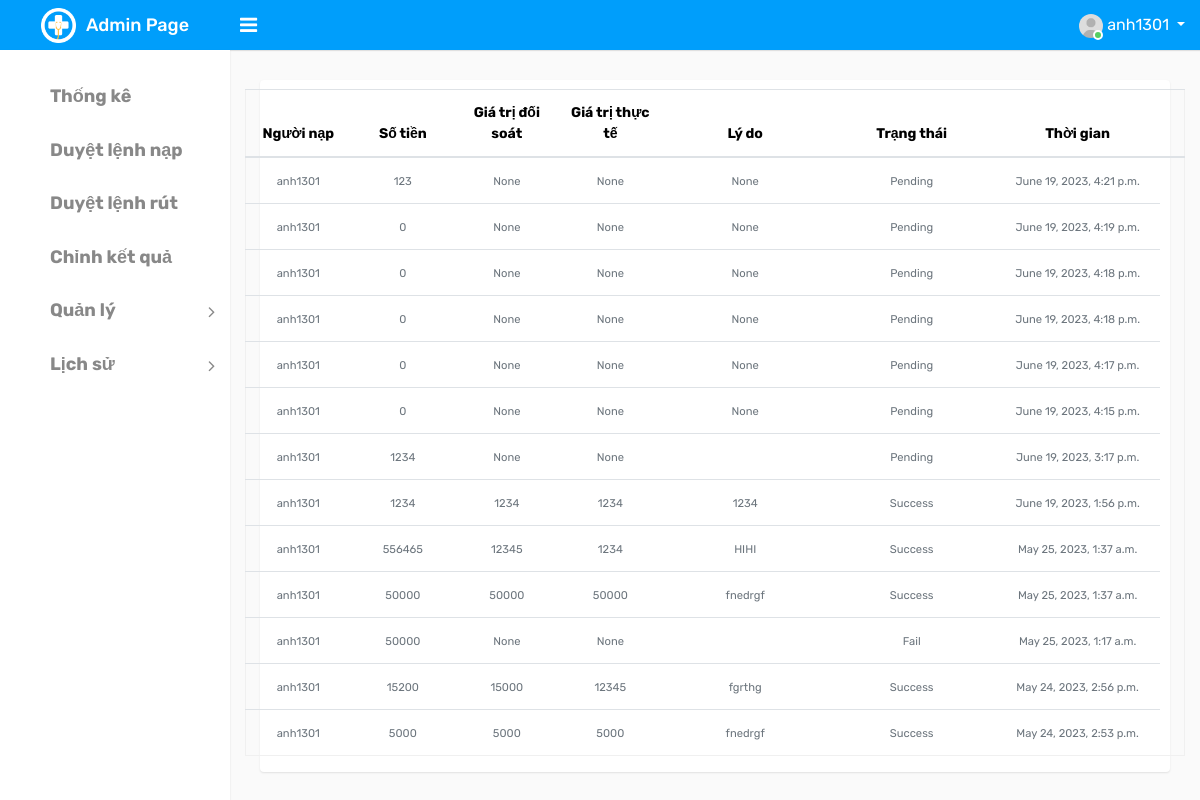
Page /history_input_for_admin/ (signed in) on the earlier database version.
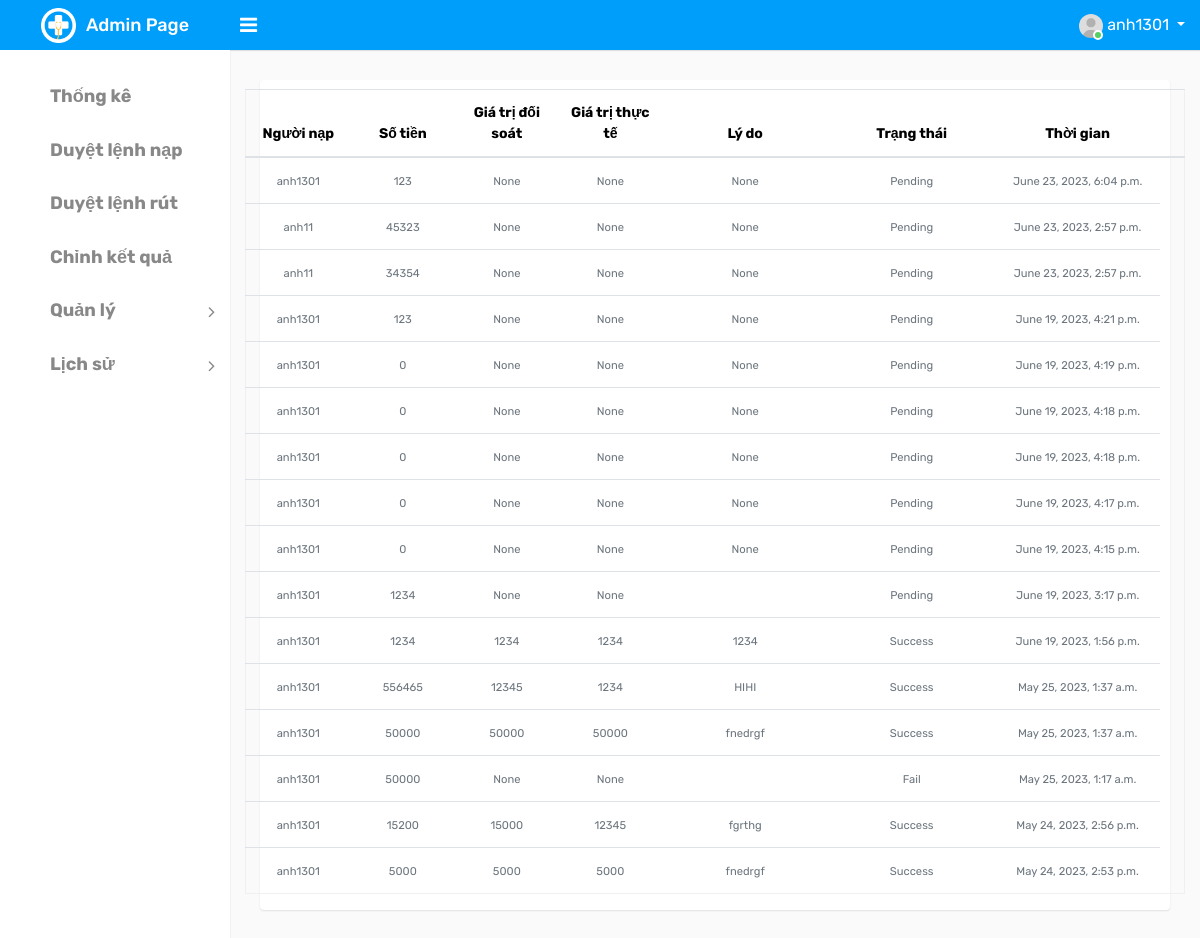
Same page on the later database version.
### ModuleApp/models.py (models this page shows, shortened)
class User(AbstractUser):
    id = models.UUIDField(primary_key=True, default=uuid.uuid4, editable=False)
    code = models.IntegerField(null=True)
    wallet = models.IntegerField(default=0)
    wallet_password = models.CharField(max_length=6, null=True, default=None)
    type_choice = ((0, 'Normal'), (1, 'Admin'), (2, 'Staff'), (3, 'Guest'))
    type = models.IntegerField(choices=type_choice, default=0)
    referrer = models.IntegerField(null=True)
    create_at = models.DateTimeField(auto_now_add=True)
    update_at = models.DateTimeField(auto_now=True)

class InputMoney(models.Model):
    id = models.UUIDField(primary_key=True, default=uuid.uuid4, editable=False)
    create_at = models.DateTimeField(auto_now_add=True)
    value = models.IntegerField(null=False)
    value_control = models.IntegerField(null=True)
    value_real = models.IntegerField(null=True)
    detail = models.CharField(max_length=255, null=True)
    status_choice = (('Pending', 'Pending'), ('Success', 'Success'), ('Fail', 'Fail'))
    status = models.CharField(choices=status_choice, default='Pending', max_length=20)
    user = models.ForeignKey(
        User, on_delete=models.CASCADE, related_name='input_money'
    )

### ModuleApp/views.py (the view)
# urls.py: path('history_input_for_admin/', history_input_for_admin, name='history_input_for_admin'),
@login_required
def history_input_for_admin(request):
    data=InputMoney.objects.all().order_by('-create_at')
    context={'data': data}
    return render(request, 'home/historyinputforadmin.html', context)

### templates/home/historyinputforadmin.html
{% extends 'index/index.html' %}
{% block content %}
<div class="d-flex flex" id="content-body">
    <div class="d-flex flex-column flex card">
        <div class="padding">
            <div class="row ">
                <table id="table" class="table" data-mobile-responsive="true"
                    style="text-align: center;margin-top: 9px;">
                    <thead>
                        <tr>
                            <th data-sortable="true" data-field="stt" style="width: 3cm;">Người nạp</th>
                            <th data-sortable="true" data-field="stt" style="width: 3cm;">Số tiền</th>
                            <th data-sortable="true" data-field="stt" style="width: 3cm;">Giá trị đối soát</th>
                            <th data-sortable="true" data-field="stt" style="width: 3cm;">Giá trị thực tế</th>
                            <th data-sortable="true" data-field="bsx" style="width: 5cm;">Lý do</th>
                            <th data-sortable="true" data-field="bsx" style="width: 5cm;">Trạng thái</th>
                            <th data-sortable="true" data-field="bsx" style="width: 5cm;">Thời gian</th>
                            <th></th>
                        </tr>
                    </thead>
                    <tbody>
                        {% for i in data %}
                        <tr class=" " data-id="5">
                            <td style="min-width:20px;">
                                <small class="text-muted">{{ i.user }}</small>
                            </td>
                            <td style="min-width:20px;">
                                <small class="text-muted">{{ i.value }}</small>
                            </td>
                            <td style="min-width:20px;">
                                    <small class="text-muted">{{ i.value_control }}</small>
                                    </td>
                            <td style="min-width:20px;">
                                    <small class="text-muted">{{ i.value_real }}</small>
                            </td>
                            <td style="min-width:20px;">
                                    <small class="text-muted">{{ i.detail }}</small>
                            </td>
                            <td style="min-width:20px;">
                                    <small class="text-muted">{{ i.status }}</small>
                            </td>
                            <td style="min-width:20px;">
                                    <small class="text-muted">{{ i.create_at }}</small>
                            </td>
                        </tr>
                        {% endfor %}
                    </tbody>
                </table>
            </div>
        </div>
    </div>
</div>
{% endblock %}

### templates/index/index.html (shortened to what this page needs)
{% load static %}
<!DOCTYPE html>
<html lang="en">
<head>
    <link rel="stylesheet" type="text/css" href="{% static 'homepage/assets/css/bootstrap.min.css' %}">
    <link rel="stylesheet" type="text/css" href="{% static 'homepage/assets/css/font-awesome.min.css' %}">
    <link rel="stylesheet" type="text/css" href="{% static 'homepage/assets/css/style.css' %}">
    <link rel="stylesheet" type="text/css" href="{% static 'style/set.css' %}">
</head>
<body>
    <div class="main-wrapper">
        <div class="header">
			<div class="header-left">
				<a href="" class="logo">
					<img src="{% static 'homepage/assets/img/logo.png' %}" width="35" height="35" alt=""><span>Admin Page</span>
				</a>
			</div>
			<a id="toggle_btn" href="javascript:void(0);"><i class="fa fa-bars"></i></a>
            <ul class="nav user-menu float-right">
                <li class="nav-item dropdown has-arrow">
                    <a href="#" class="dropdown-toggle nav-link user-link" data-toggle="dropdown">
                        <span class="user-img">
							<img class="rounded-circle" src="{% static 'homepage/assets/img/user.jpg' %}" width="24" alt="Admin">
							<span class="status online"></span>
						</span>
						<span>{{request.user.username}}</span>
                    </a>
                </li>
            </ul>
        </div>
        <div class="sidebar" id="sidebar">
            <div class="sidebar-inner slimscroll">
                <div id="sidebar-menu" class="sidebar-menu">
                    <ul>
                       <li class="menu-title"></li>
                        <li>
                        <a href="{% url 'app:admin_dashboard' %}"><i></i> <span><h4><b>Thống kê</b></h4></span></a>
                        </li>
						<li>
                            <a href="{% url 'app:list_accept_input_money' %}"><i></i> <span><h4><b>Duyệt lệnh nạp</b></h4></span></a>
                        </li>
                        <li>
                            <a href="{% url 'app:list_accept_output_money' %}"><i></i> <span><h4><b>Duyệt lệnh rút</b></h4></span></a>
                        </li>
                        <li>
                            <a href="{% url 'app:set_phase_usdt' %}"><i></i> <span><h4><b>Chỉnh kết quả</b></h4></span></a>
                        </li>
                        <li class="submenu">
							<a href="#"><i></i> <span><h4><b>Quản lý</b></h4></span> <span class="menu-arrow"></span></a>
						</li>
						<li class="submenu">
							<a href="#"><i></i> <span><h4><b>Lịch sử</b></h4></span> <span class="menu-arrow"></span></a>
						</li>
                    </ul>
                </div>
            </div>
        </div>
        <div class="page-wrapper">
            <div class="content">
                {% block content %}
                {% endblock %}
            </div>
        </div>
    </div>
</body>
</html>

Differences in the rows shown:
added InputMoney: user "anh1301", value "123", value_control "None", value_real "None", detail "None", status "Pending", create_at "June 23, 2023, 6:04 p.m."
added InputMoney: user "anh11", value "45323", value_control "None", value_real "None", detail "None", status "Pending", create_at "June 23, 2023, 2:57 p.m."
added InputMoney: user "anh11", value "34354", value_control "None", value_real "None", detail "None", status "Pending", create_at "June 23, 2023, 2:57 p.m."
